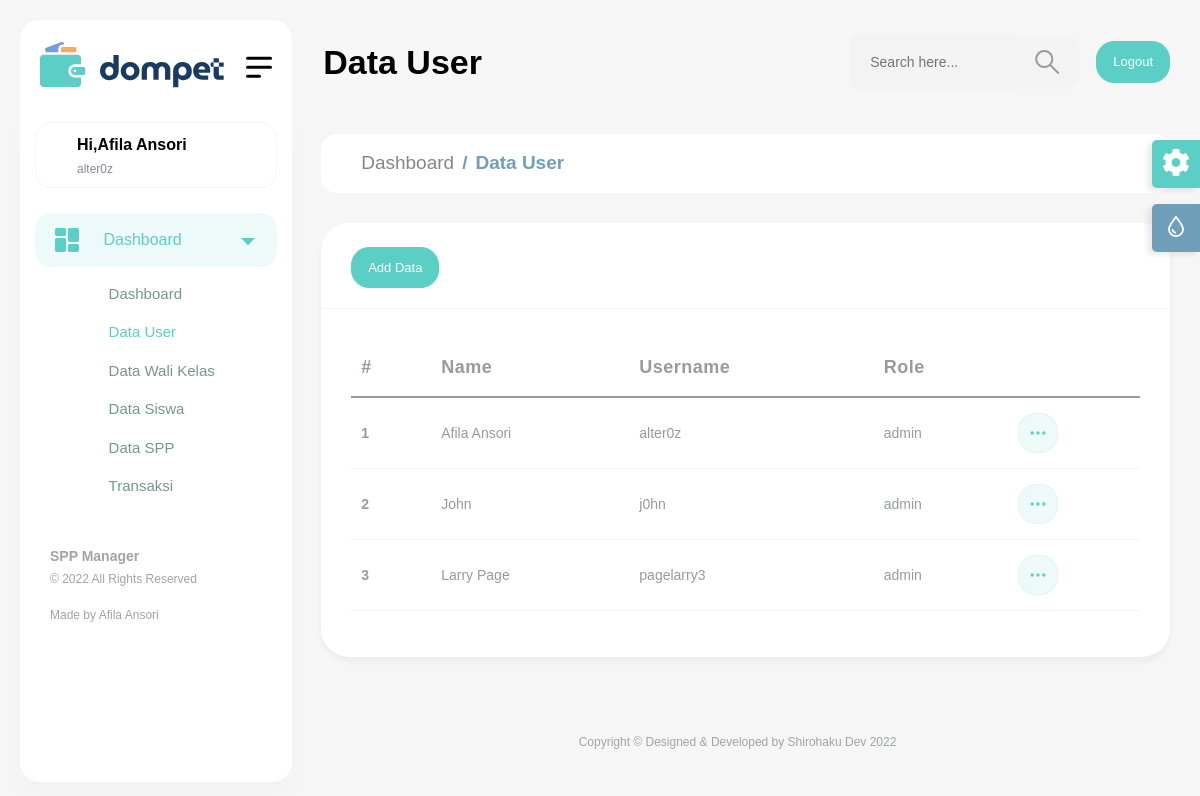
Page /src/show/showdatauser.php (signed in) on the committed database.
### tables this page shows
CREATE TABLE `user` (
  `name` varchar(255) NOT NULL,
  `role` enum('admin','walikelas') DEFAULT NULL,
  `username` varchar(255) NOT NULL,
  `password` varchar(255) NOT NULL
);

### src/show/showdatauser.php (the view)
<?php include "../header/header.php"; ?>
		<div class="header">
    <div class="header-content">
      <nav class="navbar navbar-expand">
        <div class="collapse navbar-collapse justify-content-between">
          <div class="header-left">
            <div class="dashboard_bar">Data User</div>
          </div>
          <ul class="navbar-nav header-right">
            <li class="nav-item">
              <div class="input-group search-area">
                <input type="text" class="form-control" placeholder="Search here..." />
                <span class="input-group-text"
                  ><a href="javascript:void(0)"><i class="flaticon-381-search-2"></i></a
                ></span>
              </div>
            </li>
            <li class="nav-item">
              <a href="../auth/logout.php" class="btn btn-primary d-sm-inline-block d-none">Logout</a>
            </li>
          </ul>
        </div>
      </nav>
    </div>
  </div>
			<div class="content-body">
        <div class="container-fluid">
          <div class="row page-titles">
            <ol class="breadcrumb">
              <li class="breadcrumb-item"><a href="../index/admin.php">Dashboard</a></li>
              <li class="breadcrumb-item active"><a href="javascript:void(0)">Data User</a></li>
            </ol>
          </div>
          <div class="row">
            <div class="col-lg-12">
              <div class="card">
                <div class="card-header">
									<a href="../add/adduser.php" class="btn btn-primary d-sm-inline-block d-none">Add Data</a>
                </div>
                <div class="card-body">
                  <div class="table-responsive">
                    <table class="table table-responsive-md">
                      <thead>
                        <tr>
                          <th style="width: 80px"><strong>#</strong></th>
                          <th><strong>Name</strong></th>
                          <th><strong>Username</strong></th>
                          <th><strong>Role</strong></th>
                          <th></th>
                        </tr>
                      </thead>
                      <tbody>
											<?php
												include "../connection/connection.php";
												$getData=mysqli_query($conn, "SELECT * FROM user ORDER BY name ASC");
												$no=1;
												while($data = mysqli_fetch_array($getData)){
													echo "<tr>
                          <td><strong>$no</strong></td>
                          <td>$data[name]</td>
                          <td>$data[username]</td>
                          <td>$data[role]</td>
                          <td>
                            <div class='dropdown'>
                              <button type='button' class='btn btn-primary light sharp' data-bs-toggle='dropdown'>
                                <svg width='20px' height='20px' viewbox='0 0 24 24' version='1.1'>
                                  <g stroke='none' stroke-width='1' fill='none' fill-rule='evenodd'>
                                    <rect x='0' y='0' width='24' height='24'></rect>
                                    <circle fill='#000000' cx='5' cy='12' r='2'></circle>
                                    <circle fill='#000000' cx='12' cy='12' r='2'></circle>
                                    <circle fill='#000000' cx='19' cy='12' r='2'></circle>
                                  </g>
                                </svg>
                              </button>
                              <div class='dropdown-menu'>
                                <a class='dropdown-item' href='../edit/edituser.php?username=$data[username]'>Edit</a>
                                <a class='dropdown-item' href='../delete/deleteuser.php?username=$data[username]'>Delete</a>
                              </div>
                            </div>
                          </td>
                        </tr>";
													$no++;
												}
											?>
                      </tbody>
                    </table>
                  </div>
                </div>
              </div>
            </div>
          </div>
        </div>
      </div>
<?php include "../footer/footer.php"; ?>

### rows in the picture
user: name "Afila Ansori", username "alter0z", role "admin"
user: name "John", username "j0hn", role "admin"
user: name "Larry Page", username "pagelarry3", role "admin"

### other values in the picture
$_SESSION['fullname'] "Afila Ansori"
$_SESSION['username'] "alter0z"
